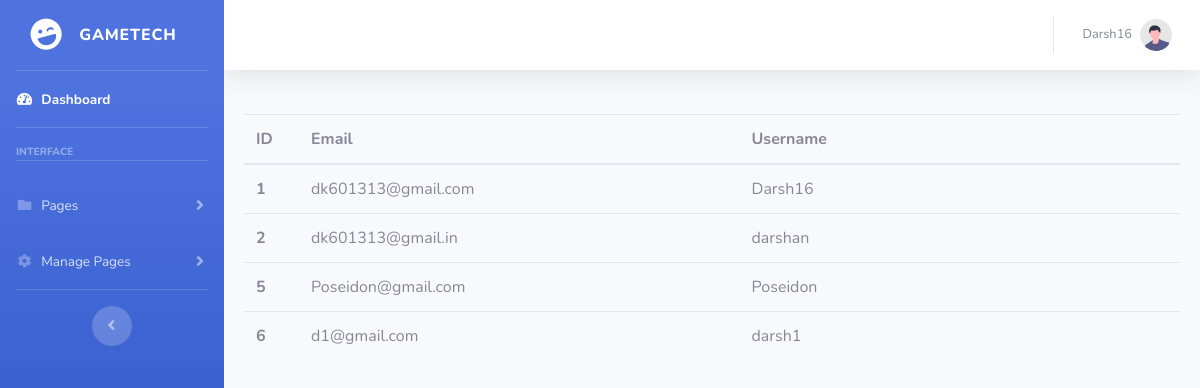
Screenshot of /admin/userinfo.php with the database file from the repository.
### tables this page shows
CREATE TABLE `users` (
  `user_id` int(11) NOT NULL,
  `email` varchar(255) NOT NULL,
  `username` text NOT NULL,
  `password` text NOT NULL,
  `level` varchar(50) NOT NULL
);

### admin/userinfo.php (the view, shortened to what this page needs)
<?php
require_once 'connection.php';
$sql = "SELECT * FROM users";
$result = $conn->query($sql);
?>
<!DOCTYPE html>
<html lang="en">
<head>
    <link href="vendor/fontawesome-free/css/all.min.css" rel="stylesheet" type="text/css">
    <link href="css/sb-admin-2.min.css" rel="stylesheet">
</head>
<body id="page-top">
    <?php include 'include1/sidebar.php';?>
    <?php include 'include1/topnav.php';?>
    <div class="card-body">
    	<table class="table table-hover" style="padding-top: 100px;">
			  <thead>
			    <tr>
			      <th scope="col" style="width: 5%;">ID</th>
			      <th scope="col" style="width: 40%;">Email</th>
			      <th scope="col" style="width: 40%;">Username</th>
			    </tr>
			  </thead>
			  <tbody>
			  	<?php while($row = $result->fetch_assoc()){?>
			    <tr>
			      <th scope="row"><?php echo $row["user_id"]; ?></th>
			      <td><?php echo $row["email"]; ?></td>
			      <td><?php echo $row["username"]; ?></td>
			    </tr>
			    <?php } ?>
			  </tbody>
		</table>
	</div>
</body>
</html>

### rows the page displays
users: user_id "1", email "dk601313@gmail.com", username "Darsh16"
users: user_id "2", email "dk601313@gmail.in", username "darshan"
users: user_id "5", email "Poseidon@gmail.com", username "Poseidon"
users: user_id "6", email "d1@gmail.com", username "darsh1"
